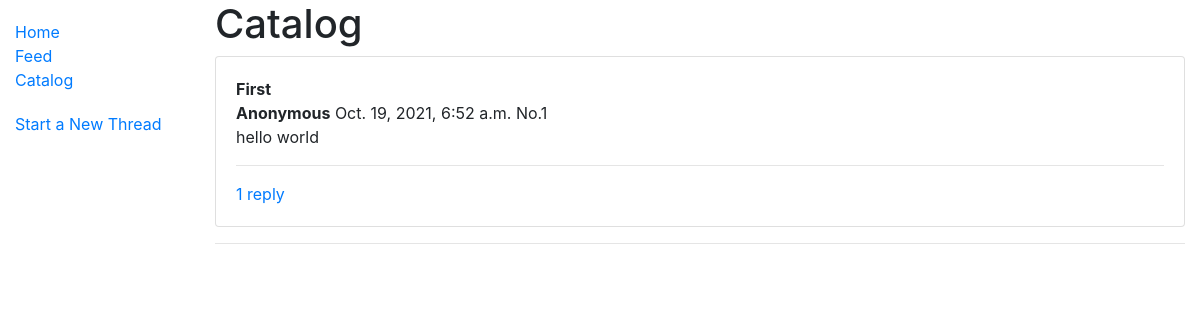
The page /catalog on the database as committed earlier.
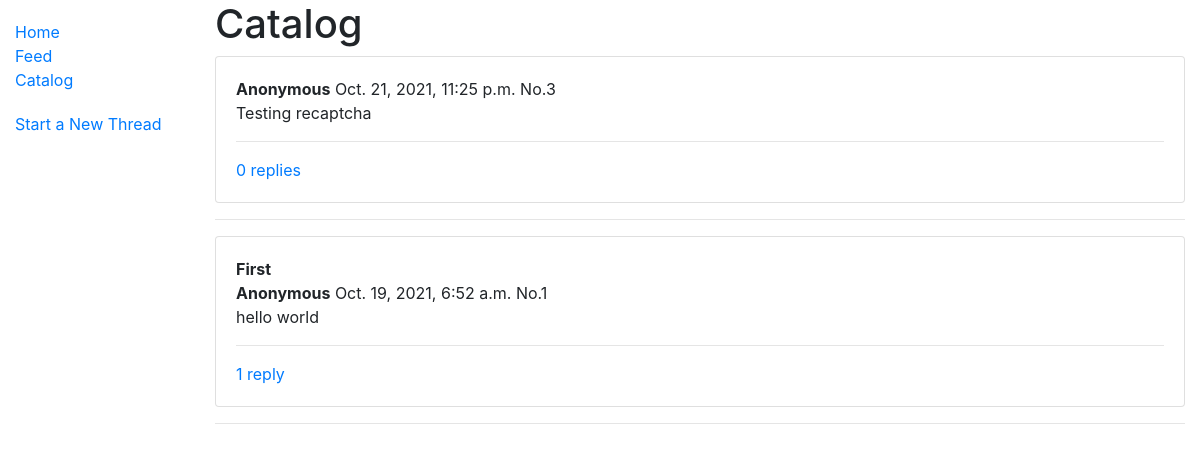
The same page on the database as committed later.
### board/models.py (models this page shows, shortened)
class Thread(models.Model):
    subject = models.TextField(blank=True)
    time = models.DateTimeField('time', auto_now_add=True)
    last_updated = models.DateTimeField('last_updated')
    id = models.BigAutoField(primary_key=True)
    class Meta:
        ordering = ['-last_updated']
    def get_absolute_url(self):
        return reverse('thread-detail', args=[str(self.id)])

class Post(models.Model):
    thread = models.ForeignKey('Thread', on_delete=models.SET_NULL, null=True)
    time = models.DateTimeField('time', auto_now_add=True)
    comment = models.TextField()
    name = models.TextField(blank=True)
    class Meta:
        ordering = ['time']
    '''
    def get_absolute_url(self):
        return reverse('thread', args=[str(self.id)])
    '''

### board/views.py (the view)
# urls.py: path('catalog', views.CatalogListView.as_view(), name='catalog'),
class CatalogListView(generic.ListView):
    model = Thread
    paginate_by = 50
    template_name = 'board/catalog.html'

### board/templates/board/catalog.html
{% extends "base_generic.html" %}
{% load custom %}
{% block content %}
  <h1>Catalog</h1>
  {% if thread_list %}
    {% for thread in thread_list %}
      <div class='card'>
        <div class='card-body'>
          {% if thread.subject %}
            <b>{{ thread.subject }}</b>
            <br/>
          {% endif %}
          <b>{% firstof thread.post_set.first.name 'Anonymous' %}</b> {{ thread.post_set.first.time }} No.{{ thread.post_set.first.id }}
          <br/>
          {{ thread.post_set.first.comment }}
          <hr>
          <a href="{{ thread.get_absolute_url }}">{{ thread.post_set.all|length|add:"-1" }} repl{{ thread.post_set.all|length|add:"-1"|pluralize:"y,ies" }}</a>
        </div>
      </div>
      <hr/>
    {% endfor %}
  {% else %}
    <p>There are no threads.</p>
  {% endif %}
{% endblock %}

Rows that differ between the two databases and show on the page:
added Thread: id.name "Anonymous", post_set.first.time "Oct. 21, 2021, 11:25 p.m.", post_set.first.id "3", post_set.first.comment "Testing recaptcha", post_set.all|length "0"
